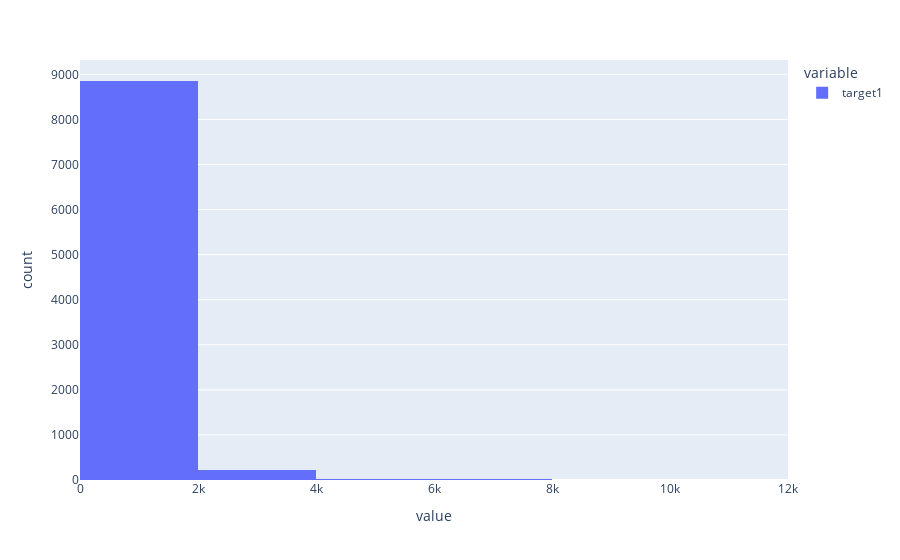

The code cell stored with this chart in its notebook:
### Code cell
import plotly.express as plt
fig = plt.histogram(target1, nbins=10)
fig.show()

### Figure 1 — Plotly figure (JSON) as saved in the notebook; plotly's stock layout.template omitted (floating-point values rounded to 4 significant figures; data arrays with more than 128 entries replaced by an {"elided": "..."} marker saying what was removed)
{"data": [{"alignmentgroup": "True", "bingroup": "x", "hovertemplate": "variable=target1<br>value=%{x}<br>count=%{y}<extra></extra>", "legendgroup": "target1", "marker": {"color": "#636efa"}, "name": "target1", "nbinsx": 10, "offsetgroup": "target1", "orientation": "v", "showlegend": true, "type": "histogram", "x": {"elided": "9135 int values"}, "xaxis": "x", "yaxis": "y"}], "layout": {"barmode": "relative", "legend": {"title": {"text": "variable"}, "tracegroupgap": 0}, "margin": {"t": 60}, "xaxis": {"anchor": "y", "domain": [0, 1], "title": {"text": "value"}}, "yaxis": {"anchor": "x", "domain": [0, 1], "title": {"text": "count"}}}}
